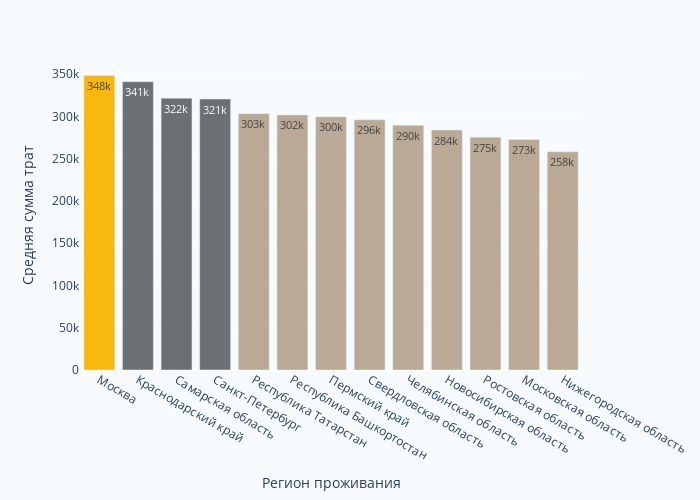

The notebook cell this image was saved under:
### Code cell
#import matplotlib.pyplot as plt
#a.plot(kind='bar')

import plotly.express as px

fig = px.bar(a, text_auto='.3s')
fig.update_traces(showlegend=False, textangle=0, marker=dict(color=['#F9B810', '#6C7074', '#6C7074', '#6C7074']+['#BAA995' for i in range(9)]))
fig.update_layout(width=700, height=500, paper_bgcolor='#F7FBFD', plot_bgcolor='#F7FBFD')
fig.update_yaxes(title_text="Средняя сумма трат")
fig.update_xaxes(title_text="Регион проживания")
fig.write_image('./ggg.svg')
fig.show()

### Figure 1 — Plotly figure (JSON) as saved in the notebook; plotly's stock layout.template omitted (floating-point values rounded to 4 significant figures)
{"data": [{"alignmentgroup": "True", "hovertemplate": "variable=sum<br>регион_проживания=%{x}<br>value=%{y}<extra></extra>", "legendgroup": "sum", "marker": {"color": ["#F9B810", "#6C7074", "#6C7074", "#6C7074", "#BAA995", "#BAA995", "#BAA995", "#BAA995", "#BAA995", "#BAA995", "#BAA995", "#BAA995", "#BAA995"], "pattern": {"shape": ""}}, "name": "sum", "offsetgroup": "sum", "orientation": "v", "showlegend": false, "textangle": 0, "textposition": "auto", "texttemplate": "%{y:.3s}", "type": "bar", "x": ["Москва", "Краснодарский край", "Самарская область", "Санкт-Петербург", "Республика Татарстан", "Республика Башкортостан", "Пермский край", "Свердловская область", "Челябинская область", "Новосибирская область", "Ростовская область", "Московская область", "Нижегородская область"], "xaxis": "x", "y": [348400.0, 341100.0, 321600.0, 320600.0, 303300.0, 301810, 299500.0, 296000.0, 289600.0, 283900.0, 275400.0, 272800.0, 258099], "yaxis": "y"}], "layout": {"barmode": "relative", "height": 500, "legend": {"title": {"text": "variable"}, "tracegroupgap": 0}, "margin": {"t": 60}, "paper_bgcolor": "#F7FBFD", "plot_bgcolor": "#F7FBFD", "width": 700, "xaxis": {"anchor": "y", "domain": [0, 1], "title": {"text": "Регион проживания"}}, "yaxis": {"anchor": "x", "domain": [0, 1], "title": {"text": "Средняя сумма трат"}}}}
